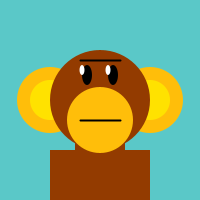
Frame 1 (no input)
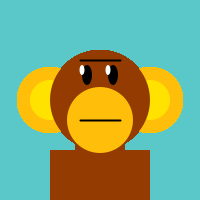
Frame 60 (the mouse pressed at the canvas centre just before this capture)
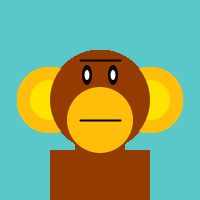
Frame 120 (the mouse held since frame 60 and released just before this capture)

The Processing sketch that drew these frames (run headless with seeded random() and noise(); from frame 60 on, the mouse is pressed at the canvas centre):

// Processing sketch: processing_17473
// ── processing_17473.pde

//Nick Myette
//Project 1: Avatar
//IXD Winter 2011

int eyeColor; // every click makes monkeys eyes more red

void setup() {
  size(200, 200);
  background(90, 200, 200);
  tint(180, 50, 75);
}

void draw() {
  noStroke();
  smooth();
  
  /*monkey*/
  
  //brown body
  fill(147, 59, 0);
  tint(24, 99, 57);
  rectMode(CENTER);
  rect(width - width/2, height, width/2, height/2);
  rect(width/2, height - height/4, width/4, height/2);
  
  //ears
  fill(255, 190, 10);
  tint(44, 95, 99);
  ellipse(width/2 - width/4, height/2, width/3, height/3);
  ellipse(width/2 + width/4, height/2, width/3, height/3);
  fill(255, 226, 0);
  tint(50, 99, 99);
  ellipse(width/2 - width/4, height/2, width/5, height/5);
  ellipse(width/2 + width/4, height/2, width/5, height/5);
  
  //head
  fill(147, 59, 0);
  tint(24, 99, 57);
  ellipse(width/2, height/2, width/2, height/2);
  
  //mouth (ellipse)  
  fill(255, 190, 10);
  tint(44, 95, 99);
  ellipse(width/2, height/2 + height/10, width/3, height/3);
  
  //eyes
  fill(eyeColor, 0, 0);
  ellipse(width/2 - width/15, height/2 - height/8, width/20, height/10);
  ellipse(width/2 + width/15, height/2 - height/8, width/20, height/10);
  fill(255);
  ellipse(width/2 - width/15 - width/40 + (mouseX/20), height/2 - height/8 - height/40 + (mouseY/20), width/40, height/20);
  ellipse(width/2 + width/15 - width/40 + (mouseX/20), height/2 - height/8 - height/40 + (mouseY/20), width/40, height/20);
  
  //mouth (line)
  strokeWeight(width/100);
  stroke(0);
  fill(0);
  line(width/2 - width/10, height/2 + height/10, width/2 + width/10, height/2 + height/10);
  
  //unibrow
  line(width/2 - width/10, height/2 - height/5, width/2 + width/10, height/2 - height/5);
}

 void mousePressed() {
  eyeColor = eyeColor + 10;
  
  //bugs
  stroke(0);
  line(mouseX, mouseY, mouseX - 3, mouseY + 3);
  line(mouseX, mouseY, mouseX + 3, mouseY + 3);
  noStroke();
  fill(0);
  ellipse(mouseX, mouseY, 10, 5);
  fill(255);
  ellipse(mouseX + 5, mouseY - 3, 15, 5);  
 }
